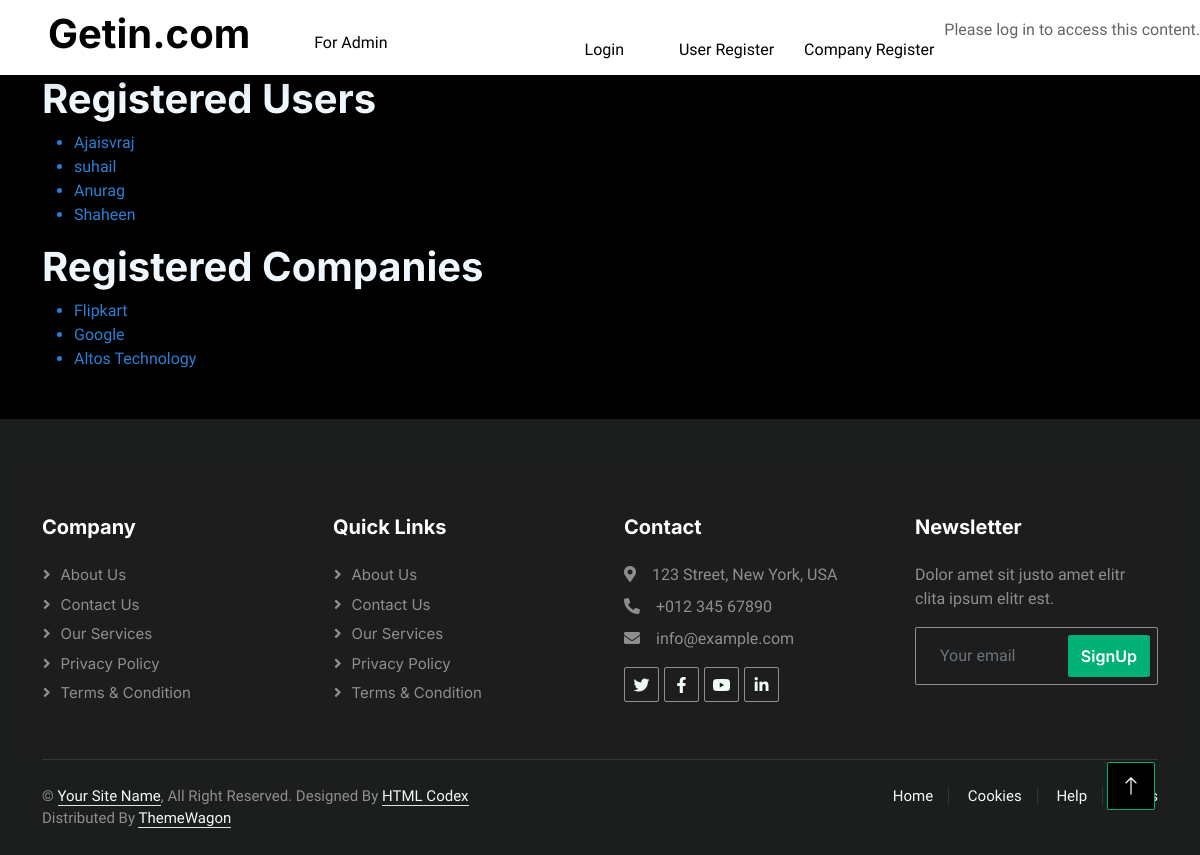
The app's page /registered_users with its own data.
### user/models.py (models this page shows, shortened)
class UserProfile(models.Model):
    GENDER_CHOICES = (
        ('M', 'Male'),
        ('F', 'Female'),
        ('O', 'Other'),
    )
    user = models.OneToOneField(User,on_delete=models.CASCADE,null=True)
    gender = models.CharField(max_length=1,choices=GENDER_CHOICES,null=True)
    name = models.CharField(max_length=100)
    location = models.CharField(max_length=100)
    cont_email = models.EmailField()
    cont_phone = models.CharField(max_length=20)
    profile_image = models.ImageField(upload_to='profile_images/', null=True, blank=True)

### company/models.py (models this page shows, shortened)
class CompanyProfile(models.Model):
    user = models.OneToOneField(Company,on_delete=models.CASCADE)
    company_name = models.CharField(max_length=100)
    location = models.CharField(max_length=100)
    logo = models.ImageField(upload_to="company_logo/",null=True,blank=True)
    contact_email = models.EmailField()
    contact_phone = models.CharField(max_length=15)

### adminview/views.py (the view)
# urls.py: path('registered_users',registered_users,name='registered_users'),
def registered_users(request):
    users = UserProfile.objects.all()
    companies = CompanyProfile.objects.all()
    context = {
        'users': users,
        'companies': companies
    }
    return render(request, 'admin/registered_users.html', context)

### templates/admin/registered_users.html (shortened to what this page needs)
{% extends 'base.html' %}
{% block content %}
<div class="container">
<h1 style="color: aliceblue;">Registered Users</h1>
<ul>
    {% for user in users %}
        <li style="color: rgb(43, 127, 212);">{{ user.name }}</li>
    {% empty %}
        <li>No registered users.</li>
    {% endfor %}
</ul>
<h1 style="color: aliceblue;">Registered Companies</h1>
<ul>
    {% for company in companies %}
        <li style="color: rgb(43, 127, 212);">{{ company.company_name }}</li>
    {% empty %}
        <li>No registered companies.</li>
    {% endfor %}
</ul>
</div>
{% endblock %}

### static/css/style.css (style rules this page uses)
:root { --primary: #00B074; --secondary: #2B9BFF; --light: #EFFDF5; --dark: #2B3940; }

### templates/base.html (style rules this page uses)
body { background-color: rgb(0, 0, 0); }

### templates/admin/registered_users.html (style rules this page uses)
.container { text-align: start; }

### records on screen
UserProfile: name "Ajaisvraj"
UserProfile: name "suhail"
UserProfile: name "Anurag"
UserProfile: name "Shaheen"
CompanyProfile: company_name "Flipkart"
CompanyProfile: company_name "Google"
CompanyProfile: company_name "Altos Technology"
